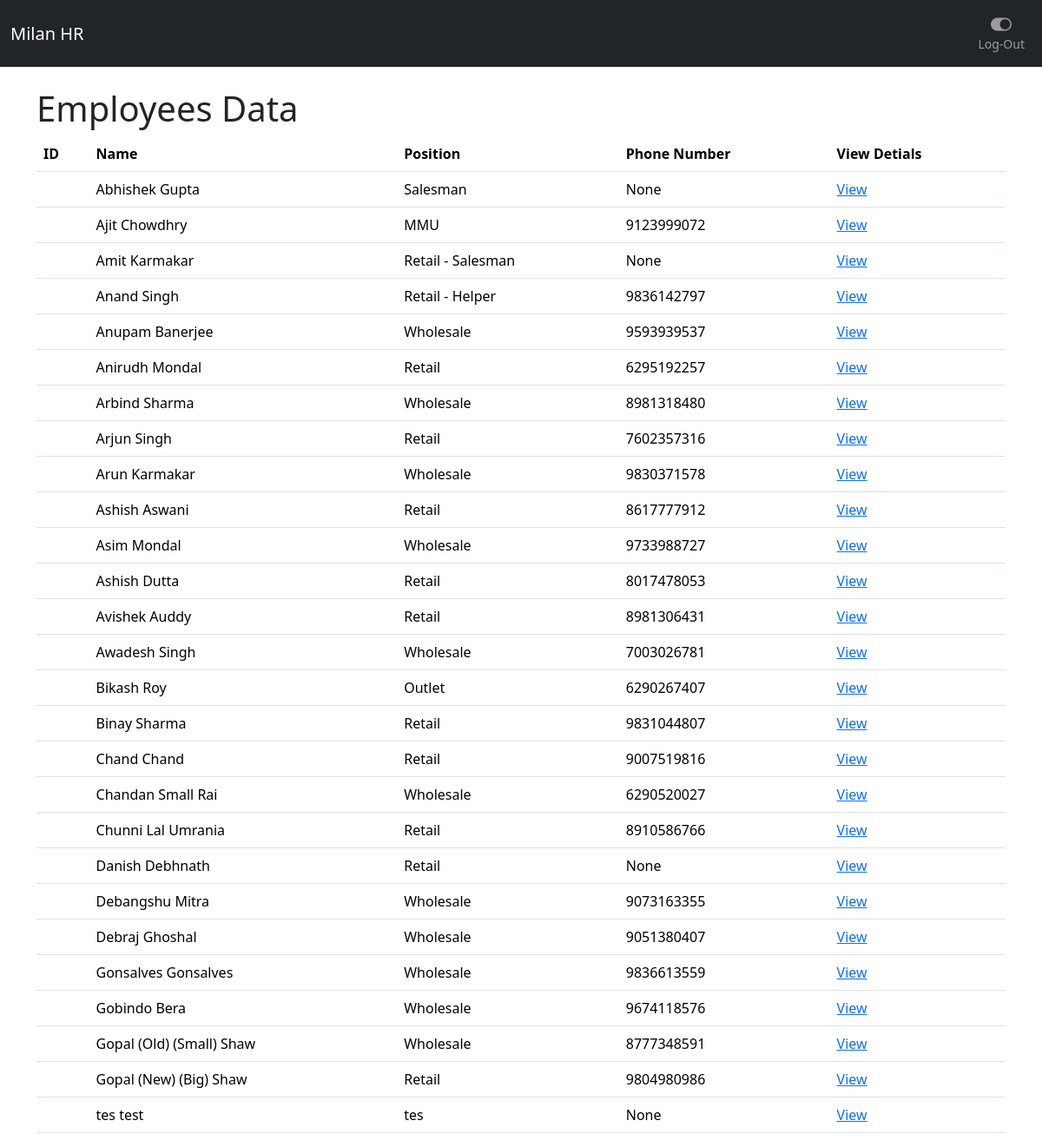
Page /employee_details/ (signed in) on the committed database.
### core/models.py (models this page shows, shortened)
class Employee(models.Model):
    user = models.OneToOneField(User, on_delete=models.CASCADE, null=True, blank=True)
    first_name = models.CharField(max_length=100)
    last_name = models.CharField(max_length=100)
    phone_number = models.CharField(max_length=15)
    address = models.TextField(default='Kolkata')
    date_of_birth = models.DateField()
    position = models.CharField(max_length=100)
    salary = models.IntegerField()
    skills = models.TextField()
    advances = models.IntegerField(null=True, blank=True)

### core/decorators.py (the view)
        def wrapper_func(request, *args, **kwargs):
            group_names = []
            if request.user.groups.exists():
                group_names = [group.name for group in request.user.groups.all()]  # Get list of group names
                print(group_names)  # Optional: For debugging
            if any(group in allowed_roles for group in group_names):
                return view_func(request, *args, **kwargs)
            else:
                return redirect('home')

### core/views.py (called while the page is built)
@allowed_users(allowed_roles=['admin'])
def employee_details(request):
    employees = Employee.objects.all()
    return render(request,'employee_details.html', {'employees':employees})

### core/templates/employee_details.html (shortened to what this page needs)
{% extends 'base.html' %}
{% block content %}
{% if user.is_authenticated %}
    <h1>Employees Data</h1>
    <table class="table table-hover">
        <thead>
            <tr>
                <th scope="col">ID</th>
                <th scope="col">Name</th>
                <th scope="col">Position</th>
                <th scope="col">Phone Number</th>
                <th scope="col">View Detials</th>
            </tr>
        </thead>
    <tbody>
        {% if employees %}
            {% for employee in employees %}
                <tr>
                    <th scope="row">{{employee.team_code}}</th>
                    <td>{{employee.first_name}} {{employee.last_name}}</td>
                    <td>{{employee.position}}</td>
                    <td>{{employee.phone_number}}</td>
                    <td><a href="{% url 'individual_employee_details' employee.team_code %}">View</a></td>
                </tr>
            {% endfor %}
        {% endif %}
        </tbody>
    </table>
{% else %}
    <script>
        window.location.href = "{% url 'login' %}";
    </script>
{% endif %}
{% endblock %}

### core/templates/base.html (shortened to what this page needs)
<!doctype html>
<html lang="en">
  <head>
    <link href="https://cdn.jsdelivr.net/npm/bootstrap@5.3.3/dist/css/bootstrap.min.css" rel="stylesheet">
  </head>
  <body>
    {% include 'navbar.html' %}
    <div class="container">
        <br/>
        {% block content %}
        {% endblock %}
    </div>
  </body>
</html>

### core/templates/navbar.html (shortened to what this page needs)
{% if user.is_authenticated %}
<nav class="navbar navbar-expand-lg navbar-dark bg-dark">
  <div class="container-fluid">
    <a class="navbar-brand mb-0 h1 text-white" href="{% url 'home' %}">Milan HR</a>
    <div class="collapse navbar-collapse" id="navbarSupportedContent">
      <ul class="navbar-nav ms-auto mb-2 mb-lg-0">
        <li class="nav-item">
          <a class="nav-link d-flex flex-column align-items-center" href="{% url 'logout' %}">
            <svg xmlns="http://www.w3.org/2000/svg" width="24" height="24" fill="currentColor" class="bi bi-toggle-on" viewBox="0 0 16 16">
              <path d="M5 3a5 5 0 0 0 0 10h6a5 5 0 0 0 0-10zm6 9a4 4 0 1 1 0-8 4 4 0 0 1 0 8z"/>
            </svg>
            <span class="small">Log-Out</span>
          </a>
        </li>
      </ul>
    </div>
  </div>
</nav>
{% else %}
<nav class="navbar bg-black">
  <div class="container-fluid d-flex justify-content-center">
    <span class="navbar-brand mb-0 h1 text-white">Milan HR</span>
  </div>
</nav>
{% endif %}

### rows in the picture
Employee: first_name "Abhishek", last_name "Gupta", position "Salesman", phone_number "None"
Employee: first_name "Ajit", last_name "Chowdhry", position "MMU", phone_number "9123999072"
Employee: first_name "Amit", last_name "Karmakar", position "Retail - Salesman", phone_number "None"
Employee: first_name "Anand", last_name "Singh", position "Retail - Helper", phone_number "9836142797"
Employee: first_name "Anupam", last_name "Banerjee", position "Wholesale", phone_number "9593939537"
Employee: first_name "Anirudh", last_name "Mondal", position "Retail", phone_number "6295192257"
Employee: first_name "Arbind", last_name "Sharma", position "Wholesale", phone_number "8981318480"
Employee: first_name "Arjun", last_name "Singh", position "Retail", phone_number "7602357316"
Employee: first_name "Arun", last_name "Karmakar", position "Wholesale", phone_number "9830371578"
Employee: first_name "Ashish", last_name "Aswani", position "Retail", phone_number "8617777912"
Employee: first_name "Asim", last_name "Mondal", position "Wholesale", phone_number "9733988727"
Employee: first_name "Ashish", last_name "Dutta", position "Retail", phone_number "8017478053"
Employee: first_name "Avishek", last_name "Auddy", position "Retail", phone_number "8981306431"
Employee: first_name "Awadesh", last_name "Singh", position "Wholesale", phone_number "7003026781"
Employee: first_name "Bikash", last_name "Roy", position "Outlet", phone_number "6290267407"
Employee: first_name "Binay", last_name "Sharma", position "Retail", phone_number "9831044807"
Employee: first_name "Chand", last_name "Chand", position "Retail", phone_number "9007519816"
Employee: first_name "Chandan Small", last_name "Rai", position "Wholesale", phone_number "6290520027"
Employee: first_name "Chunni Lal", last_name "Umrania", position "Retail", phone_number "8910586766"
Employee: first_name "Danish", last_name "Debhnath", position "Retail", phone_number "None"
Employee: first_name "Debangshu", last_name "Mitra", position "Wholesale", phone_number "9073163355"
Employee: first_name "Debraj", last_name "Ghoshal", position "Wholesale", phone_number "9051380407"
Employee: first_name "Gonsalves", last_name "Gonsalves", position "Wholesale", phone_number "9836613559"
Employee: first_name "Gobindo", last_name "Bera", position "Wholesale", phone_number "9674118576"
Employee: first_name "Gopal (Old) (Small)", last_name "Shaw", position "Wholesale", phone_number "8777348591"
Employee: first_name "Gopal (New) (Big)", last_name "Shaw", position "Retail", phone_number "9804980986"
Employee: first_name "tes", last_name "test", position "tes", phone_number "None"
